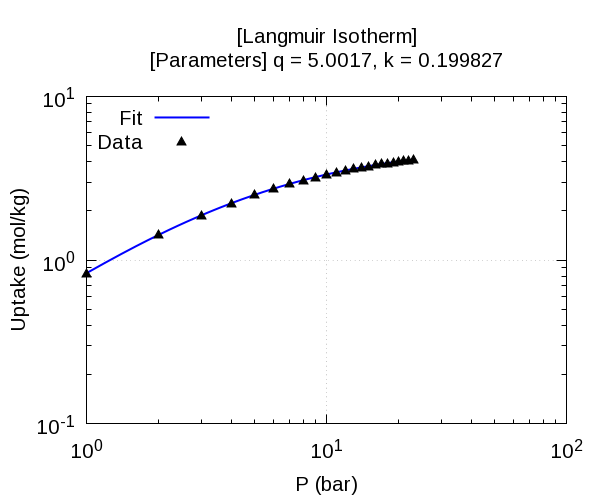

The gnuplot source for this figure:
set title"[Langmuir Isotherm]\n[Parameters] q = 5.0017, k = 0.199827"
set term pngcairo size 600,500 font 'Arial,15'
set output "lang.dat.png"
set xtics format '10^{%L}'
set ytics format '10^{%L}'
set xlabel 'P (bar)'
set ylabel 'Uptake (mol/kg)'
set style line 1 lc rgb 'blue'  lw 2
set style line 2 lc rgb 'black' ps 1.5 pt 9
set grid
set key left
set logscale xy
plot '-' w l ls 1 title 'Fit', '-' w p ls 2 title 'Data'
              1       0.833017
            1.2       0.967397
            1.4        1.09338
            1.6        1.21174
            1.8        1.32314
              2        1.42818
              2        1.42818
            2.2        1.52738
            2.4        1.62123
            2.6        1.71014
            2.8        1.79449
              3        1.87463
            3.2        1.95086
            3.4        2.02346
            3.6        2.09268
            3.8        2.15877
              4        2.22191
            4.2        2.28231
            4.4        2.34015
            4.6        2.39557
            4.8        2.44873
              5        2.49977
            5.2        2.54881
            5.4        2.59596
            5.6        2.64133
            5.8        2.68502
              6        2.72713
            6.2        2.76773
            6.4        2.80691
            6.6        2.84474
            6.8        2.88128
              7        2.91661
            7.2        2.95078
            7.4        2.98385
            7.6        3.01587
            7.8        3.04688
              8        3.07695
            8.2         3.1061
            8.4        3.13438
            8.6        3.16184
            8.8        3.18849
              9        3.21439
              9        3.21439
            9.2        3.23955
            9.4        3.26402
            9.6        3.28782
            9.8        3.31097
             10        3.33351
             10        3.33351
           10.2        3.35545
           10.4        3.37682
           10.6        3.39765
           10.8        3.41795
             11        3.43774
             11        3.43774
           11.2        3.45704
           11.4        3.47588
           11.6        3.49426
           11.8         3.5122
             12        3.52972
             12        3.52972
           12.2        3.54683
           12.4        3.56355
           12.6        3.57988
           12.8        3.59586
             13        3.61147
             13        3.61147
           13.2        3.62675
           13.4        3.64169
           13.6        3.65631
           13.8        3.67062
             14        3.68463
             14        3.68463
           14.2        3.69834
           14.4        3.71178
           14.6        3.72494
           14.8        3.73783
             15        3.75047
             15        3.75047
           15.2        3.76285
           15.4        3.77499
           15.6         3.7869
           15.8        3.79858
             16        3.81004
             16        3.81004
           16.2        3.82128
           16.4        3.83231
           16.6        3.84313
           16.8        3.85376
             17        3.86419
             17        3.86419
           17.2        3.87444
           17.4         3.8845
           17.6        3.89439
           17.8         3.9041
             18        3.91364
             18        3.91364
           18.2        3.92302
           18.4        3.93224
           18.6         3.9413
           18.8        3.95021
             19        3.95897
             19        3.95897
           19.2        3.96758
           19.4        3.97606
           19.6         3.9844
           19.8         3.9926
             20        4.00067
             20        4.00067
           20.2        4.00861
           20.4        4.01643
           20.6        4.02413
           20.8         4.0317
             21        4.03916
             21        4.03916
           21.2        4.04651
           21.4        4.05375
           21.6        4.06087
           21.8        4.06789
             22        4.07481
             22        4.07481
           22.2        4.08162
           22.4        4.08834
           22.6        4.09496
           22.8        4.10148
             23        4.10791
e
              1       0.830907
              2        1.43265
              3        1.87275
              4        2.21965
              5        2.49848
              6        2.72849
              7        2.91821
              8        3.08138
              9        3.20969
             10        3.32925
             11        3.43586
             12        3.53414
             13         3.6151
             14        3.68846
             15        3.75069
             16         3.8109
             17         3.8685
             18        3.90904
             19        3.96085
             20        4.00291
             21        4.03354
             22        4.07182
             23        4.10615
